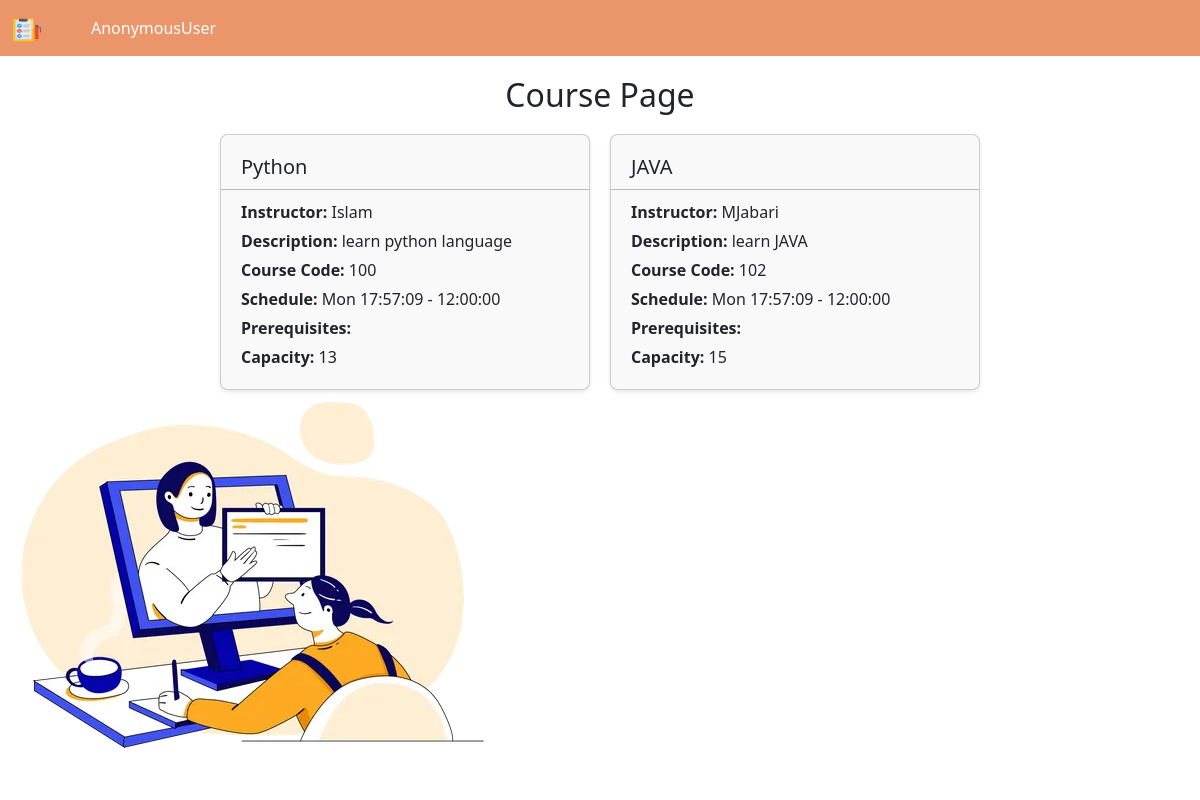
Screenshot of /course/ with the database file from the repository.
### bookstore/models.py (models this page shows, shortened)
class Course(models.Model):
    code = models.CharField(max_length=10, unique=True, primary_key=True)
    name = models.CharField(max_length=100, null=True)
    description = models.TextField(null=True)
    instructor = models.CharField(max_length=100, null=True)
    schedule = models.ForeignKey('CourseSchedule', on_delete=models.CASCADE, null=True)
    category = models.ForeignKey(CourseCategory, on_delete=models.CASCADE, null=True)  # Fixed error
    prerequisites = models.ManyToManyField(CourseCategory, related_name='required_courses')  # ManyToManyField for prerequisites
    capacity = models.IntegerField(null=True)

class CourseSchedule(models.Model):
    id = models.AutoField(primary_key=True, null=False, default=None)
    days = models.CharField(max_length=50, null=True )
    start_time = models.TimeField(null=True)
    end_time = models.TimeField(null=True)
    room_no = models.CharField(max_length=10, null=True)
    def __str__(self):
        return f"{self.days} {self.start_time} - {self.end_time}"

### bookstore/views.py (the view)
# urls.py: path('course/', views.course),
def course(request):
    course = Course.objects.all()
    return render(request, "bookstore/course.html", {"course":course})

### bookstore/templates/bookstore/course.html (shortened to what this page needs)
{% extends "bookstore/main.html" %}
{% load static %}
{% block content %}
<link rel="stylesheet" type="text/css" href="{% static 'css/course.css' %}">
<div class="container">
    <h2 class="course-page-heading">Course Page</h2>
    <img src="{% static 'images/3119295.webp' %}" class="image" alt="">
    <div class="card-container">
        {% for item in course %}
        <div class="card">
            <div class="card-body">
                <h5 class="card-title">{{ item.name }}</h5>
                <hr>
                <p class="card-text"><strong>Instructor: </strong> {{ item.instructor }}</p>
                <p class="card-text"><strong>Description: </strong> {{ item.description }}</p>
                <p class="card-text"><strong>Course Code: </strong> {{ item.code }}</p>
                <p class="card-text"><strong>Schedule: </strong> {{ item.schedule }}</p>
                <p class="card-text"><strong>Prerequisites: </strong>
                </p>
                <p class="card-text"><strong>Capacity: </strong> {{ item.capacity }}</p>
            </div>
        </div>
        {% endfor %}
    </div>
</div>
{% endblock content %}

### static/css/course.css (style rules this page uses)
.container { max-width: 800px; margin: 0 auto; padding: 20px; }
.course-page-heading { text-align: center; margin-bottom: 20px; }
.card-container { display: flex; flex-wrap: wrap; gap: 20px; }
.card { flex: 1 1 300px; background-color: #f9f9f9; border-radius: 8px; box-shadow: 0 2px 4px rgba(0, 0, 0, 0.1); transition: transform 0.3s ease; }
.card-body { padding: 20px; }
.card-title { font-size: 20px; margin-bottom: 10px; }
.card-text { margin-bottom: 5px; }
.card hr { margin: 10px -20px; border-top: 1px solid black; width: calc(100% + 40px); }
.image { position: absolute; bottom: 0px; left: -85px; }

### rows the page displays
Course: name "Python", instructor "Islam", description "learn python language", code "100", schedule "Mon 17:57:09 - 12:00:00", capacity "13"
Course: name "JAVA", instructor "MJabari", description "learn JAVA", code "102", schedule "Mon 17:57:09 - 12:00:00", capacity "15"

### other values shown
{{ user }} "AnonymousUser"
